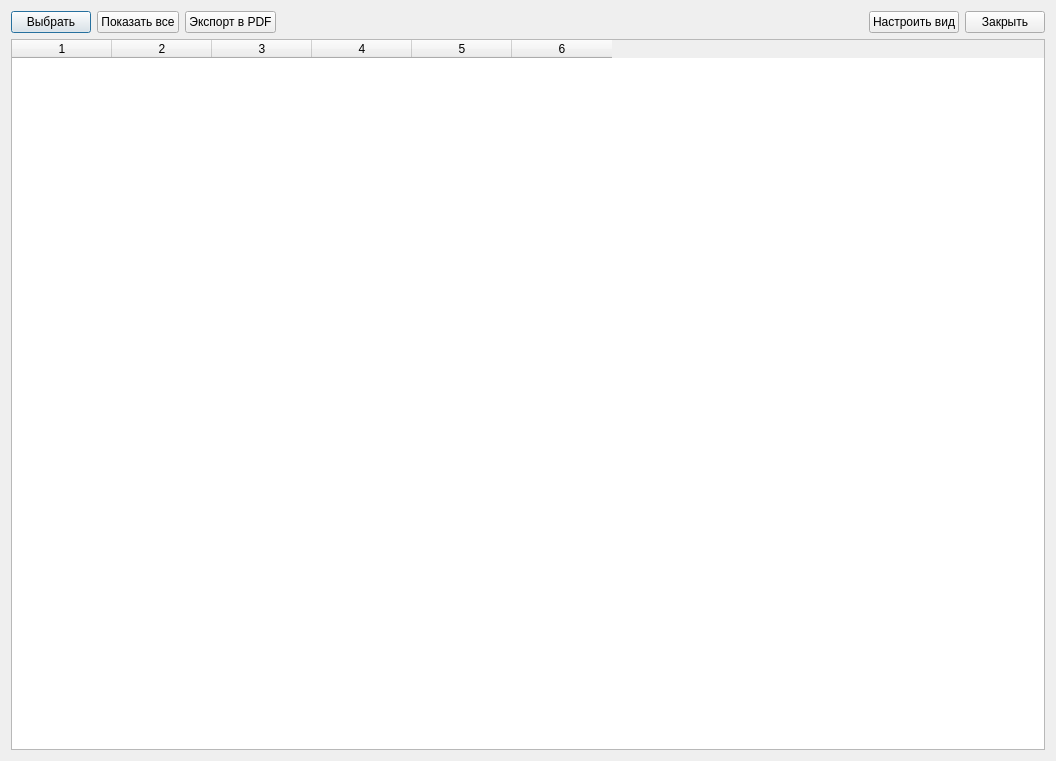
<?xml version="1.0" encoding="UTF-8"?>
<ui version="4.0">
 <class>Dialog</class>
 <widget class="QDialog" name="Dialog">
  <property name="geometry">
   <rect>
    <x>0</x>
    <y>0</y>
    <width>1056</width>
    <height>761</height>
   </rect>
  </property>
  <property name="windowTitle">
   <string>Результаты тестирования</string>
  </property>
  <property name="windowIcon">
   <iconset resource="../server.qrc">
    <normaloff>:/icons/hstestcfg.png</normaloff>:/icons/hstestcfg.png</iconset>
  </property>
  <layout class="QVBoxLayout" name="verticalLayout">
   <item>
    <layout class="QHBoxLayout" name="horizontalLayout">
     <item>
      <widget class="QPushButton" name="btnSelect">
       <property name="text">
        <string>Выбрать</string>
       </property>
      </widget>
     </item>
     <item>
      <widget class="QPushButton" name="btnShowAll">
       <property name="text">
        <string>Показать все</string>
       </property>
      </widget>
     </item>
     <item>
      <widget class="QPushButton" name="btnPrint">
       <property name="text">
        <string>Экспорт в PDF</string>
       </property>
      </widget>
     </item>
     <item>
      <spacer name="horizontalSpacer">
       <property name="orientation">
        <enum>Qt::Horizontal</enum>
       </property>
       <property name="sizeHint" stdset="0">
        <size>
         <width>40</width>
         <height>20</height>
        </size>
       </property>
      </spacer>
     </item>
     <item>
      <widget class="QPushButton" name="btnSettingView">
       <property name="text">
        <string>Настроить вид</string>
       </property>
      </widget>
     </item>
     <item>
      <widget class="QPushButton" name="btnExit">
       <property name="text">
        <string>Закрыть</string>
       </property>
      </widget>
     </item>
    </layout>
   </item>
   <item>
    <widget class="QTableWidget" name="tableStudents">
     <property name="editTriggers">
      <set>QAbstractItemView::NoEditTriggers</set>
     </property>
     <property name="columnCount">
      <number>6</number>
     </property>
     <column/>
     <column/>
     <column/>
     <column/>
     <column/>
     <column/>
    </widget>
   </item>
  </layout>
 </widget>
 <resources>
  <include location="../server.qrc"/>
 </resources>
 <connections>
  <connection>
   <sender>btnExit</sender>
   <signal>clicked()</signal>
   <receiver>Dialog</receiver>
   <slot>close()</slot>
   <hints>
    <hint type="sourcelabel">
     <x>1011</x>
     <y>14</y>
    </hint>
    <hint type="destinationlabel">
     <x>792</x>
     <y>8</y>
    </hint>
   </hints>
  </connection>
 </connections>
</ui>
